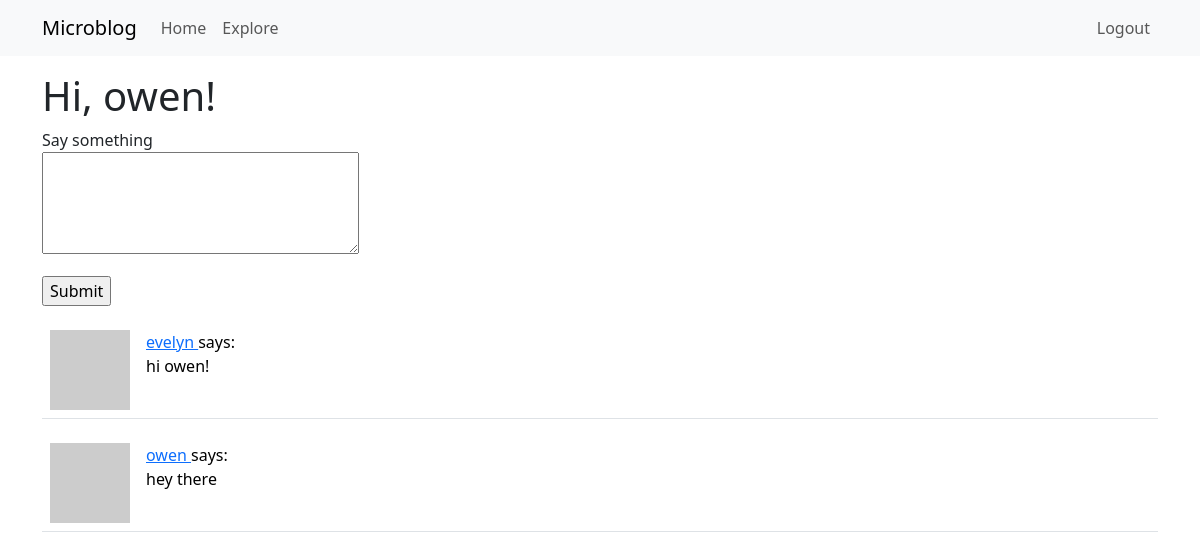
The page /index (signed in) on the database as committed earlier.
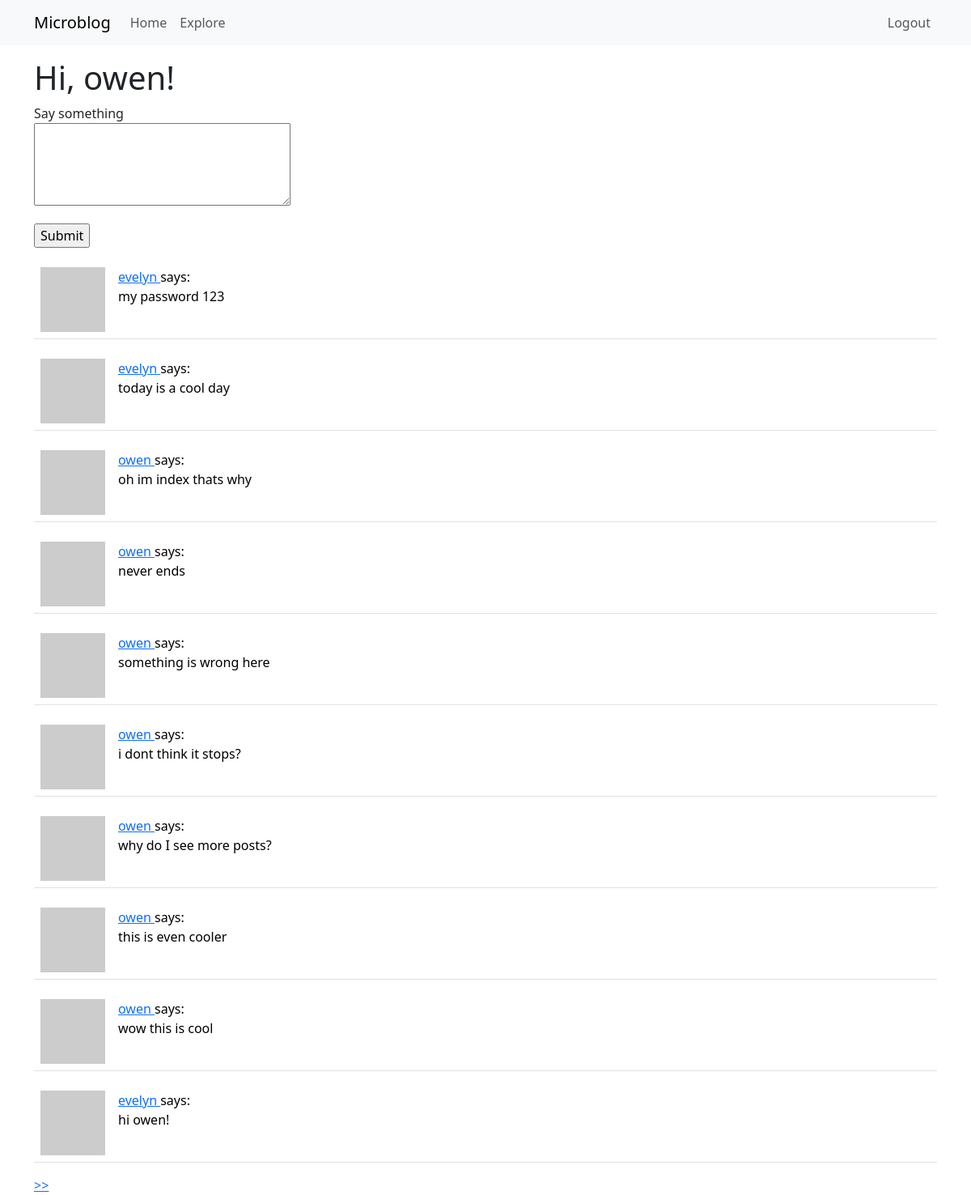
The same page on the database as committed later.
### app/models.py (models this page shows, shortened)
class Post(db.Model):
    id:         so.Mapped[int] = so.mapped_column(primary_key=True)
    body:       so.Mapped[str] = so.mapped_column(sa.String(140))
    timestamp:  so.Mapped[datetime] = so.mapped_column(index=True, default=lambda: datetime.now(timezone.utc))
    user_id:    so.Mapped[int] = so.mapped_column(sa.ForeignKey(User.id), index=True)
    author:     so.Mapped[User] = so.relationship(back_populates='posts')
    about_me: so.Mapped[Optional[str]] = so.mapped_column(sa.String(140))
    last_seen: so.Mapped[Optional[datetime]] = so.mapped_column(default=lambda: datetime.now(timezone.utc))

class User(UserMixin, db.Model):
    id:             so.Mapped[int] = so.mapped_column(primary_key=True)
    username:       so.Mapped[str] = so.mapped_column(sa.String(64), index=True, unique=True)
    email:          so.Mapped[str] = so.mapped_column(sa.String(120), index=True, unique=True)
    password_hash:  so.Mapped[Optional[str]] = so.mapped_column(sa.String(256))
    posts:          so.WriteOnlyMapped['Post'] = so.relationship(back_populates='author')
    about_me: so.Mapped[Optional[str]] = so.mapped_column(sa.String(140))
    last_seen: so.Mapped[Optional[datetime]] = so.mapped_column(default=lambda: datetime.now(timezone.utc))
    following: so.WriteOnlyMapped['User'] = so.relationship(
        secondary=followers,
        primaryjoin=(followers.c.follower_id == id),
        secondaryjoin=(followers.c.followed_id == id),
        back_populates='followers'
    )
    followers: so.WriteOnlyMapped['User'] = so.relationship(
        secondary=followers,
        primaryjoin=(followers.c.followed_id == id),
        secondaryjoin=(followers.c.follower_id == id),
        back_populates='following'
    )
    def avatar(self, size):
        digest = md5(self.email.lower().encode('utf-8')).hexdigest()
        return f'https://www.gravatar.com/avatar/{digest}?d=identicon&s={size}'
    def following_posts(self):
        Author = so.aliased(User)
        Follower = so.aliased(User)
        return (
            sa.select(Post)
            .join(Post.author.of_type(Author))
            .join(Author.followers.of_type(Follower), isouter=True)
            .where(sa.or_(
                Follower.id == self.id,
                Author.id == self.id
            ))
            .group_by(Post)
            .order_by(Post.timestamp.desc())
        )

### app/routes.py (the view)
@app.route('/', methods=['GET', 'POST'])
@app.route('/index', methods = ['GET', 'POST'])
@login_required
def bobsanchez():
	form = PostForm()
	if form.validate_on_submit():
		post = Post(body=form.post.data, author=current_user)
		db.session.add(post)
		db.session.commit()
		flash('Your post is now live!')
		return redirect(url_for('bobsanchez'))
	page = request.args.get('page', 1, type=int)
	posts = db.paginate(current_user.following_posts(), page=page, per_page=app.config['POSTS_PER_PAGE'], error_out=False)
	next_url = url_for('bobsanchez', page=posts.next_num) if posts.has_next else None
	prev_url = url_for('bobsanchez', page=posts.prev_num) if posts.has_prev else None
	return render_template('index.html', title='Home', posts=posts, form=form, next_url=next_url, prev_url=prev_url)

### app/forms.py
class PostForm(FlaskForm):
    post = TextAreaField('Say something', validators=[DataRequired(), Length(min=1, max=140)])
    submit = SubmitField('Submit')

### app/models.py (called while the page is built)
@login.user_loader
def load_user(id):
    return db.session.get(User, int(id))

### app/routes.py (called while the page is built)
@app.before_request
def before_request():
	if current_user.is_authenticated:
		current_user.last_seen = datetime.now(timezone.utc)
		db.session.commit()

### app/templates/index.html (shortened to what this page needs)
{% extends "base.html" %}
{% block content %}
    <h1>Hi, {{ current_user.username }}!</h1>
    {% if form %}
    <form action="" method="post">
        <p>
            {{ form.post.label }}<br>
            {{ form.post(cols=32, rows=4) }}<br>
        </p>
        <p> {{ form.submit() }} </p>
    </form>
    {% endif %}
    {% for post in posts %}
        {% include '_post.html' %}
    {% endfor %}
    {% if next_url %}
    <a href="{{ next_url }}">>></a>
    {% endif %}
{% endblock %}

### app/templates/_post.html
<table class="table table-hover">
    <tr>
        <td width="70px">
            <a href="{{ url_for('user', username=post.author.username) }}">
                <img src="{{ post.author.avatar(70) }}"/>
            </a>
        </td>
        <td>
            <a href="{{ url_for('user', username=post.author.username) }}">
                {{ post.author.username }}
            </a>
            says:
            <br>
            {{ post.body }}
        </td>
    </tr>
</table>

Rows that differ between the two databases and show on the page:
no longer on this page (row unchanged): Post: author.username "owen", body "hey there"
added Post: author.username "evelyn", body "my password 123"
added Post: author.username "evelyn", body "today is a cool day"
added Post: author.username "owen", body "oh im index thats why"
added Post: author.username "owen", body "never ends"
added Post: author.username "owen", body "something is wrong here"
added Post: author.username "owen", body "i dont think it stops?"
added Post: author.username "owen", body "why do I see more posts?"
added Post: author.username "owen", body "this is even cooler"
added Post: author.username "owen", body "wow this is cool"
